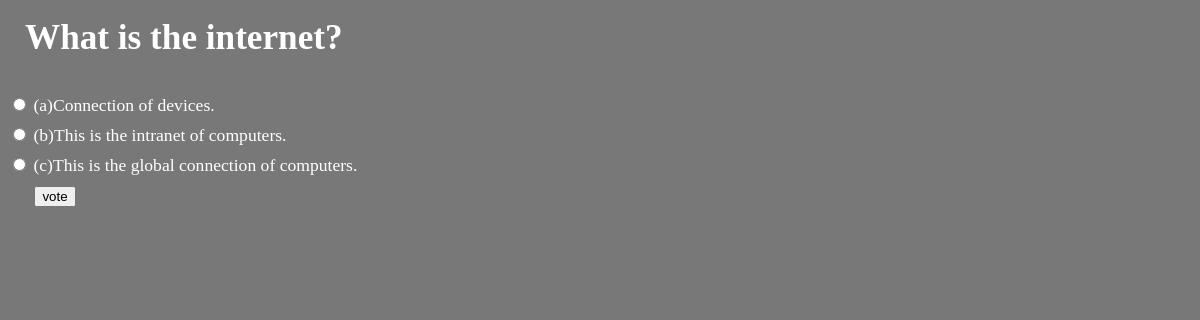
Screenshot of /polls/4/ with the database file from the repository.
### polls/models.py (models this page shows, shortened)
class Question(models.Model):
    question_text = models.CharField(max_length=200)
    pub_date = models.DateTimeField('date published')

class Choice(models.Model):
    question = models.ForeignKey(Question,on_delete=models.CASCADE)
    choice_text = models.CharField(max_length=200)
    votes = models.IntegerField(default=0)

### polls/views.py (the view)
# urls.py: path('<int:pk>/', views.DetailView.as_view(), name='detail'),
class DetailView(generic.DetailView):
    model = Question
    template_name = 'polls/detail.html'
    def get_queryset(self):
        return Question.objects.filter(pub_date__lte=timezone.now())

### polls/templates/polls/detail.html (shortened to what this page needs)
{% load static %}
<h1>&nbsp; {{ question.question_text }}</h1>
<link rel="stylesheet" type="text/css" href="{% static 'polls/style.css' %}">
<form action="{% url 'polls:vote' question.id %}" method="post">
    {% for choice in question.choice_set.all %}
      <input type="radio" name="choice" id="choice{{ forloop.counter }}" value="{{ choice.id }}">
      <label for="choice{{ forloop.counter }}">{{ choice.choice_text }}</label><br>
      {% endfor %}&nbsp; &nbsp; &nbsp;
      <input type="submit" value="vote">
</form>

### rows the page displays
Question: question_text "What is the internet?"
Choice: choice_text "(a)Connection of devices."
Choice: choice_text "(b)This is the intranet of computers."
Choice: choice_text "(c)This is the global connection of computers."
